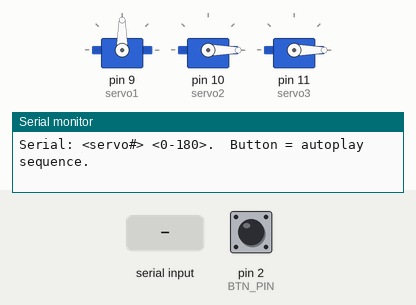
Simulated run of this sketch. Board: Arduino Uno, built with avr-gcc and run on an emulated ATmega328P. Parts: 3 × servo, the last lines printed to the serial monitor. The inputs (shaded band) are chosen by the test bench; at power-on: pin 2 (BTN_PIN) HIGH.

Above: at 1.2 s.
1.3 s: pin 2 (BTN_PIN) pulled LOW for 0.15 s
At 2.1 s:
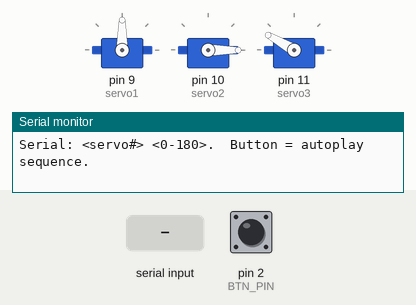
4.4 s: "1\n" received over Serial
7.4 s: "30,150\n" received over Serial
At 8.4 s:
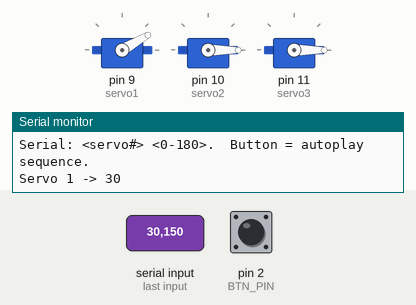
9.3 s: pin 2 (BTN_PIN) pulled LOW for 1 s
At 10.1 s:
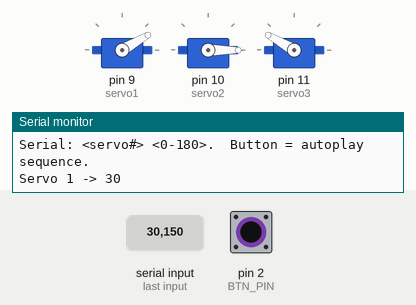
12.3 s: "1\n" received over Serial
15.3 s: "90,45\n" received over Serial
At 16.4 s:
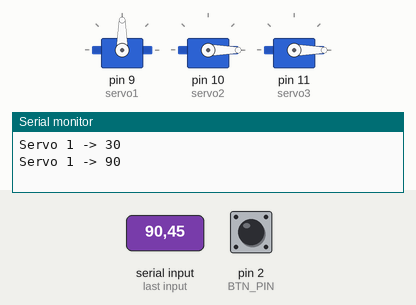
Timing chart, 0 to 17.8 s (numbered marks = the images above; inputs shaded):
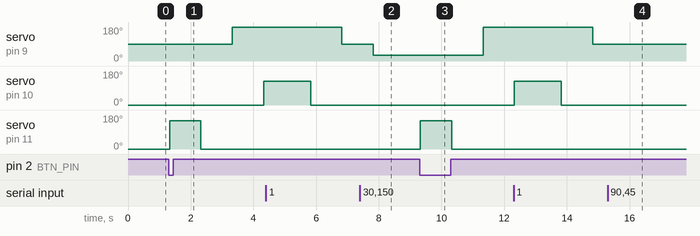

The sketch:

dosa_machine.ino
```cpp
#include <Servo.h>

const byte BTN_PIN = 2;            // Push-button to GND

Servo servo1, servo2, servo3;

// ---------- Initial positions ----------
const int INIT_S1 = 90;
const int INIT_S2 = 0;
const int INIT_S3 = 0;

// ---------- Sequence targets ----------
const int SEQ_S3 = 150;             // first
const int SEQ_S1 = 180;            // second
const int SEQ_S2 = 125;             // third

bool lastBtnState      = HIGH;     // INPUT_PULLUP: HIGH = released
unsigned long debounce = 0;
const unsigned long DEBOUNCE_MS = 25;

void go(Servo &s, int angle, unsigned long wait = 1000) {
  s.write(angle);
  delay(wait);                     // simple blocking wait
}

void runSequence() {
  // ----- Step 1: Servo-3 out & back -----
  go(servo3, SEQ_S3);        // 0° → 90°
  go(servo3, INIT_S3);       // 90° → 0°

  // ----- Step 2: Servo-1 and Servo-2 -----
  go(servo1, SEQ_S1);        // 0° → 180°
  go(servo2, SEQ_S2);        // 0° → 90°

  delay(500);               // hold the pose (optional)

  // ----- Return to start (S2 → S1) -----
  go(servo2, INIT_S2);       // 90° → 0°
  go(servo1, INIT_S1);       // 180° → 90°
  // Servo-3 is already at INIT_S3 (0°)
}


void setup() {
  Serial.begin(9600);

  servo1.attach(9);
  servo2.attach(10);
  servo3.attach(11);

  // park at initial angles
  servo1.write(INIT_S1);
  servo2.write(INIT_S2);
  servo3.write(INIT_S3);

  pinMode(BTN_PIN, INPUT_PULLUP);

  Serial.println(F("Serial: <servo#> <0-180>.  Button = autoplay sequence."));
}

void loop() {
  /* ---------- Serial command control ---------- */
  if (Serial.available()) {
    int num = Serial.parseInt();
    int ang = Serial.parseInt();
    if (num >= 1 && num <= 3 && ang >= 0 && ang <= 180) {
      switch (num) {
        case 1: servo1.write(ang); break;
        case 2: servo2.write(ang); break;
        case 3: servo3.write(ang); break;
      }
      Serial.print(F("Servo ")); Serial.print(num);
      Serial.print(F(" -> "));    Serial.println(ang);
    } else {
      Serial.println(F("Use: 1-3  0-180"));
    }
    while (Serial.available()) Serial.read();   // clear buffer
  }

  /* ---------- Push-button handling ---------- */
  bool reading = digitalRead(BTN_PIN);
  if (reading != lastBtnState) {
    debounce = millis();
    lastBtnState = reading;
  }
  if ((millis() - debounce) > DEBOUNCE_MS && reading == LOW) {
    runSequence();                             // fire once
    while (digitalRead(BTN_PIN) == LOW) delay(10); // wait for release
    lastBtnState = HIGH;
  }
}
```

Measured:
- after the input at 1.3 s, servo on pin 9 (servo1): 90° → 180° after 2.0 s; servo on pin 10 (servo2): 0° → 125° after 3.0 s; servo on pin 11 (servo3): 0° → 150° at once, → 0° 1.0 s later
- after the input at 7.4 s, servo on pin 9 (servo1): 90° → 30° after 0.43 s
- after the input at 9.3 s, servo on pin 9 (servo1): 30° → 180° after 2.0 s; servo on pin 11 (servo3): 0° → 150° at once, → 0° 1.0 s later
- after the input at 15.3 s, servo on pin 9 (servo1): stays 90° (without the input it goes to 0° after 1.5 s)
